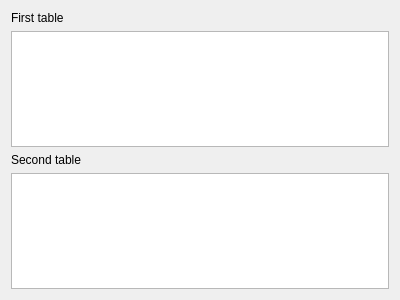
<?xml version="1.0" encoding="UTF-8"?>
<ui version="4.0">
 <class>Widget</class>
 <widget class="QWidget" name="Widget">
  <property name="geometry">
   <rect>
    <x>0</x>
    <y>0</y>
    <width>400</width>
    <height>300</height>
   </rect>
  </property>
  <property name="windowTitle">
   <string>Widget</string>
  </property>
  <layout class="QVBoxLayout" name="verticalLayout_2">
   <item>
    <layout class="QGridLayout" name="gridLayout">
     <item row="3" column="0">
      <widget class="QTableView" name="tableView_2"/>
     </item>
     <item row="1" column="0">
      <widget class="QTableView" name="tableView"/>
     </item>
     <item row="0" column="0">
      <widget class="QLabel" name="label">
       <property name="text">
        <string>First table</string>
       </property>
      </widget>
     </item>
     <item row="2" column="0">
      <widget class="QLabel" name="label_2">
       <property name="text">
        <string>Second table</string>
       </property>
      </widget>
     </item>
    </layout>
   </item>
  </layout>
 </widget>
 <layoutdefault spacing="6" margin="11"/>
 <resources/>
 <connections/>
</ui>
